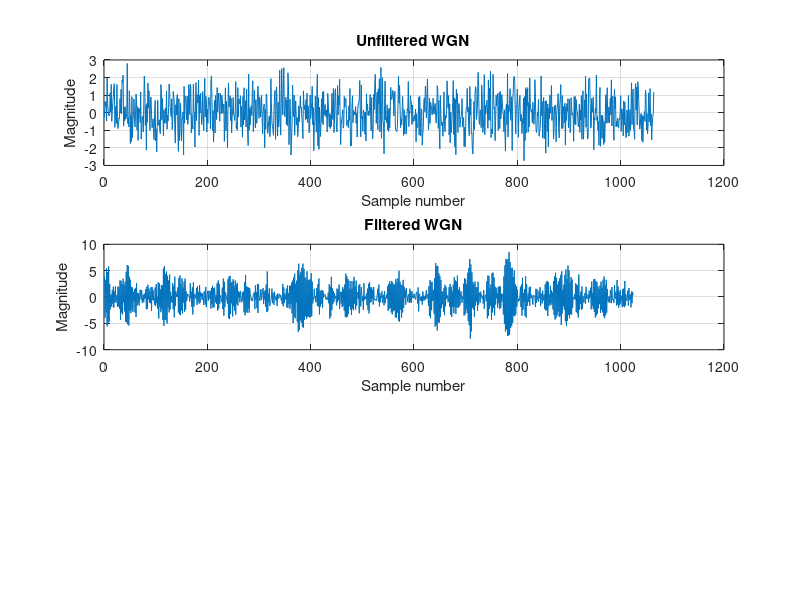
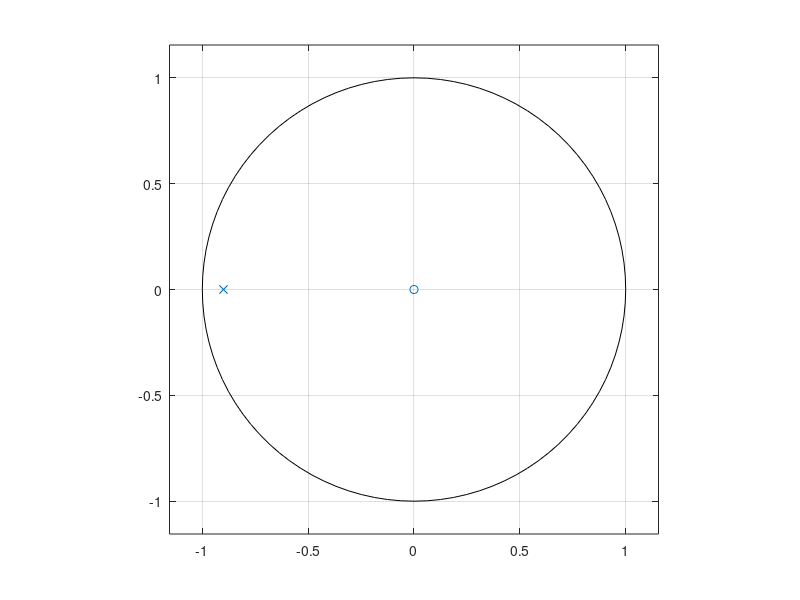

Here is the MATLAB script that generated these plots, in order:
clear all;
close all;
b=1;
a=[1, 0.9];
x=randn(1064,1);
f=filter(b,a,x);
y=f(41:end);
subplot(3,1,1);
plot(x);
grid on;
title('Unfiltered WGN');
xlabel('Sample number');
ylabel('Magnitude');
subplot(3,1,2);
plot(y);
grid on;
title('Filtered WGN');
xlabel('Sample number');
ylabel('Magnitude');
figure;
zplane(b,a);
